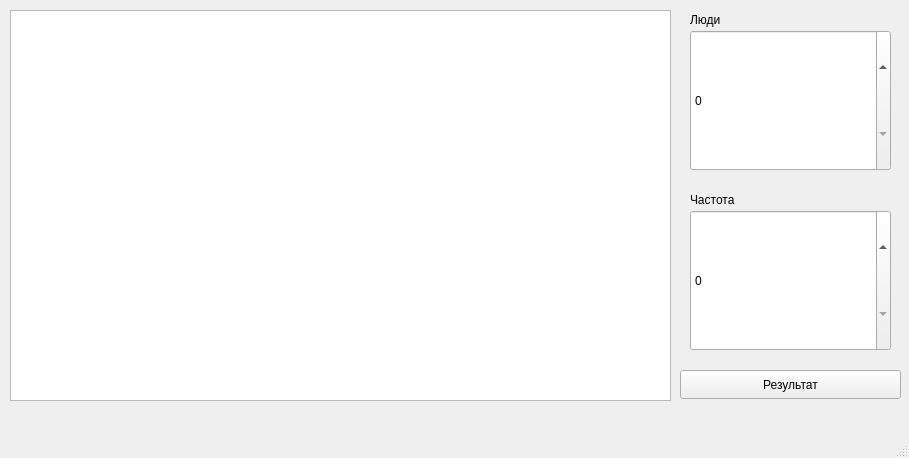
<?xml version="1.0" encoding="UTF-8"?>
<ui version="4.0">
 <class>MainWindow</class>
 <widget class="QMainWindow" name="MainWindow">
  <property name="geometry">
   <rect>
    <x>0</x>
    <y>0</y>
    <width>909</width>
    <height>458</height>
   </rect>
  </property>
  <property name="windowTitle">
   <string>MainWindow</string>
  </property>
  <widget class="QWidget" name="centralwidget">
   <widget class="QTableWidget" name="tableWidget">
    <property name="geometry">
     <rect>
      <x>10</x>
      <y>10</y>
      <width>661</width>
      <height>391</height>
     </rect>
    </property>
   </widget>
   <widget class="QPushButton" name="solveButton">
    <property name="geometry">
     <rect>
      <x>680</x>
      <y>370</y>
      <width>221</width>
      <height>29</height>
     </rect>
    </property>
    <property name="text">
     <string>Результат</string>
    </property>
   </widget>
   <widget class="QSpinBox" name="nspinBox">
    <property name="geometry">
     <rect>
      <x>690</x>
      <y>30</y>
      <width>201</width>
      <height>141</height>
     </rect>
    </property>
   </widget>
   <widget class="QSpinBox" name="mspinBox">
    <property name="geometry">
     <rect>
      <x>690</x>
      <y>210</y>
      <width>201</width>
      <height>141</height>
     </rect>
    </property>
   </widget>
   <widget class="QLabel" name="label">
    <property name="geometry">
     <rect>
      <x>690</x>
      <y>10</y>
      <width>63</width>
      <height>20</height>
     </rect>
    </property>
    <property name="text">
     <string>Люди</string>
    </property>
   </widget>
   <widget class="QLabel" name="label_2">
    <property name="geometry">
     <rect>
      <x>690</x>
      <y>190</y>
      <width>63</width>
      <height>20</height>
     </rect>
    </property>
    <property name="text">
     <string>Частота</string>
    </property>
   </widget>
  </widget>
  <widget class="QMenuBar" name="menubar">
   <property name="geometry">
    <rect>
     <x>0</x>
     <y>0</y>
     <width>909</width>
     <height>26</height>
    </rect>
   </property>
  </widget>
  <widget class="QStatusBar" name="statusbar"/>
 </widget>
 <resources/>
 <connections/>
</ui>
